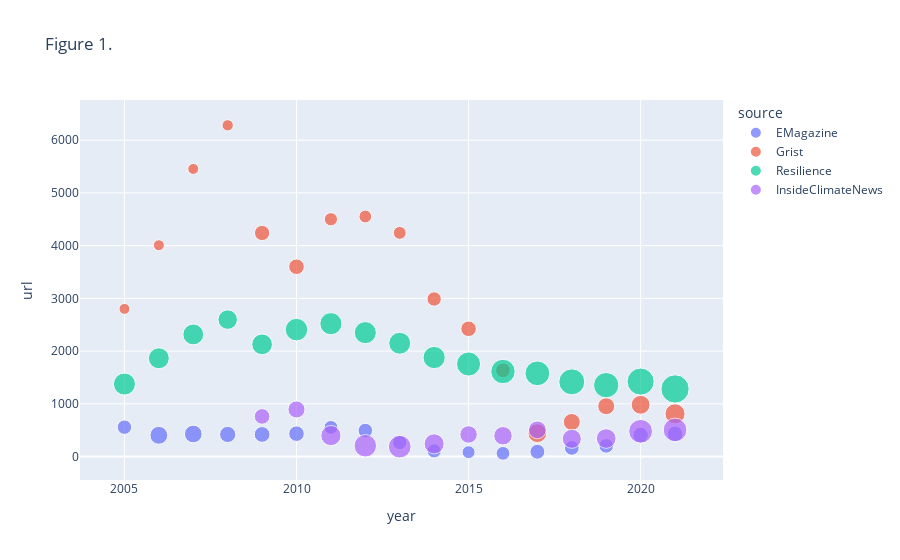

Notebook cell for this chart:
### Code cell
px.scatter(df, x='year', y='url', color='source', size='nwords', title='Figure 1.')

### Figure 1 — Plotly figure (JSON) as saved in the notebook; plotly's stock layout.template omitted (floating-point values rounded to 4 significant figures)
{"data": [{"hovertemplate": "source=EMagazine<br>year=%{x}<br>url=%{y}<br>nwords=%{marker.size}<extra></extra>", "legendgroup": "EMagazine", "marker": {"color": "#636efa", "size": [636.3, 975.9, 960.5, 802.7, 760.1, 740.7, 583.0, 644.7, 623.4, 609.7, 514.5, 573.8, 676.5, 662.8, 651.4, 752.5, 756.0], "sizemode": "area", "sizeref": 6.111, "symbol": "circle"}, "mode": "markers", "name": "EMagazine", "orientation": "v", "showlegend": true, "type": "scatter", "x": [2005, 2006, 2007, 2008, 2009, 2010, 2011, 2012, 2013, 2014, 2015, 2016, 2017, 2018, 2019, 2020, 2021], "xaxis": "x", "y": [557, 403, 428, 419, 419, 434, 553, 493, 267, 107, 83, 61, 91, 164, 202, 407, 430], "yaxis": "y"}, {"hovertemplate": "source=Grist<br>year=%{x}<br>url=%{y}<br>nwords=%{marker.size}<extra></extra>", "legendgroup": "Grist", "marker": {"color": "#EF553B", "size": [364.5, 368.7, 369.7, 390.8, 716.7, 742.5, 533.2, 499.5, 507.5, 632.4, 738.9, 670.8, 1077.0, 890.2, 884.4, 1088.0, 1231.0], "sizemode": "area", "sizeref": 6.111, "symbol": "circle"}, "mode": "markers", "name": "Grist", "orientation": "v", "showlegend": true, "type": "scatter", "x": [2005, 2006, 2007, 2008, 2009, 2010, 2011, 2012, 2013, 2014, 2015, 2016, 2017, 2018, 2019, 2020, 2021], "xaxis": "x", "y": [2801, 4008, 5455, 6282, 4240, 3600, 4500, 4553, 4242, 2988, 2423, 1635, 443, 656, 955, 982, 811], "yaxis": "y"}, {"hovertemplate": "source=Resilience<br>year=%{x}<br>url=%{y}<br>nwords=%{marker.size}<extra></extra>", "legendgroup": "Resilience", "marker": {"color": "#00cc96", "size": [1478.0, 1338.0, 1330.0, 1163.0, 1313.0, 1551.0, 1500.0, 1491.0, 1469.0, 1514.0, 1772.0, 1824.0, 1874.0, 2064.0, 1965.0, 2239.0, 2445.0], "sizemode": "area", "sizeref": 6.111, "symbol": "circle"}, "mode": "markers", "name": "Resilience", "orientation": "v", "showlegend": true, "type": "scatter", "x": [2005, 2006, 2007, 2008, 2009, 2010, 2011, 2012, 2013, 2014, 2015, 2016, 2017, 2018, 2019, 2020, 2021], "xaxis": "x", "y": [1375, 1864, 2316, 2597, 2128, 2407, 2520, 2350, 2149, 1878, 1755, 1613, 1578, 1417, 1354, 1422, 1282], "yaxis": "y"}, {"hovertemplate": "source=InsideClimateNews<br>year=%{x}<br>url=%{y}<br>nwords=%{marker.size}<extra></extra>", "legendgroup": "InsideClimateNews", "marker": {"color": "#ab63fa", "size": [749.2, 887.9, 1250.0, 1544.0, 1570.0, 1225.0, 932.4, 1043.0, 965.9, 1115.0, 1182.0, 1732.0, 1709.0], "sizemode": "area", "sizeref": 6.111, "symbol": "circle"}, "mode": "markers", "name": "InsideClimateNews", "orientation": "v", "showlegend": true, "type": "scatter", "x": [2009, 2010, 2011, 2012, 2013, 2014, 2015, 2016, 2017, 2018, 2019, 2020, 2021], "xaxis": "x", "y": [761, 893, 398, 204, 187, 241, 419, 394, 506, 337, 342, 479, 505], "yaxis": "y"}], "layout": {"legend": {"itemsizing": "constant", "title": {"text": "source"}, "tracegroupgap": 0}, "title": {"text": "Figure 1."}, "xaxis": {"anchor": "y", "domain": [0, 1], "title": {"text": "year"}}, "yaxis": {"anchor": "x", "domain": [0, 1], "title": {"text": "url"}}}}
